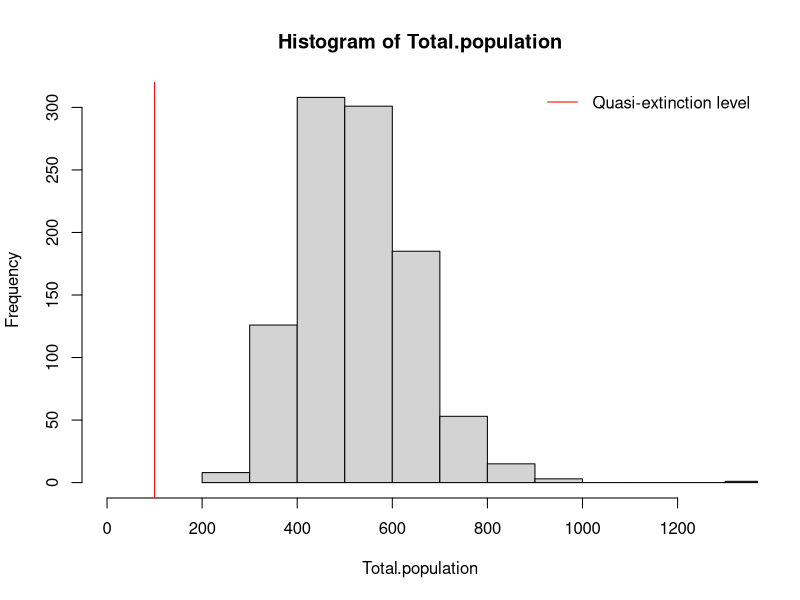
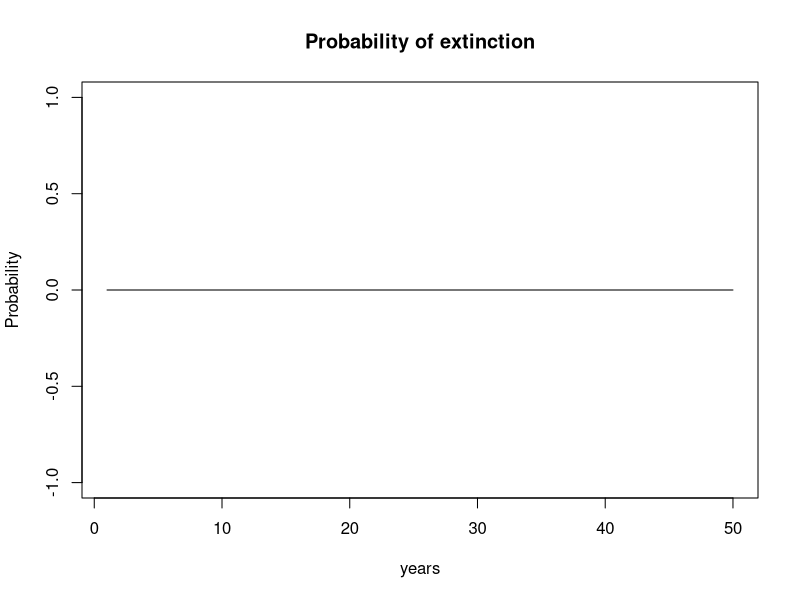

Reproduce these figures in R, in order.
## ---- chunk 1
A = matrix(c(0, 0, 1.73, 0.50, 0.95, 0.60, 0.03, 0.03,  0.38), nrow = 3, byrow = TRUE)
A

eigen.A = eigen(A)
eigen.A

#Dominate eigenvalue
dom.pos = which.max(Re(eigen.A$values))
L1 = Re(eigen.A$values[dom.pos])
L1
# dominate eigenvalue = 1.023189

#Stable-stage/age structure

w = Re(eigen.A$vectors[,dom.pos])

SSD = w/sum(w)
round(SSD, 3)
#The population of Mariposa Lily will contain 7.5% seeds, 88% non-flowering rosettes and 4.5% flowering rosettes.

#Reproductive value
M = eigen(t(A)) #transpose of the projection matrix A
v = Re(M$vectors[, which.max(Re(M$values))])

RV = v/v[1]
round(RV, 3)

#Along with increase in age, the reproductive value is also increasing (1, 1.785, 4.355). 

vw.s = v %*% t(w)
S = vw.s/as.numeric(v%*%w)
S
round(S,3)
## s_{32} = 2.082 is the most sensitive element in the transition matrix

## ---- chunk 2

B = matrix(c(0, 0, 1.73, 0.50, 0.875, 0.60, 0.03, 0.03, 0.38), nrow = 3, byrow = TRUE)
B

N0 = matrix(c(200, 200, 200), ncol = 1)
N0

N1 = B%*%N0
N1

years = 50
N = matrix(0, ncol = length(N0), nrow = years + 1)
N[1,] = N0
Simulations = 1000
Total.population = numeric()
Df.extinction<-as.data.frame(matrix(nrow = years, ncol = Simulations))

for(j in 1:Simulations){
  N = matrix(0, ncol = length(N0), nrow = years + 1)
  N[1,] = N0
  for(i in 1:years){
    YearMatrix<-sample(x = c('Good','Bad'), size = 1, prob = c(.5,.5))
    if(YearMatrix=='Bad'){
      popt<-B
    }
    if(YearMatrix=='Good'){
      popt<-A
    }
    N[i+1,] = popt%*%N[i,]
    if(sum(N[i+1,])>100){
      Df.extinction[i,j]<-0
    }
    if(sum(N[i+1,])<=100){
      Df.extinction[i,j]<-1
    }
  }
  Total.population[j]<-sum(N[i,])
}

## ---- chunk 3
hist(Total.population, xlim = c(0, max(Total.population)))
abline(v = 100, col='red')
legend('topright', legend = 'Quasi-extinction level',
       col = 'red', bty='n',lwd=1)


probOfExtinction<-numeric()
time<-1:50

for(i in 1:nrow(Df.extinction)){
  probOfExtinction[i]<-sum(Df.extinction[i,])/Simulations
}

plot(x = time, y = probOfExtinction, main = 'Probability of extinction', xlab = 'years', ylab = 'Probability', type = 'l')
